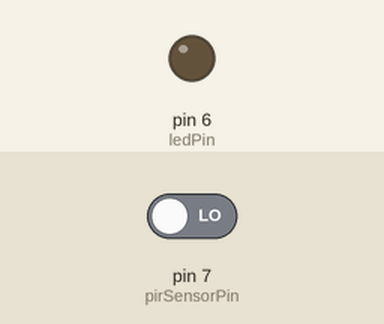
This sketch was run on a simulated Arduino Uno, built with avr-gcc and run on an emulated ATmega328P. Shown: output pins drawn as LEDs (lit = HIGH). The test bench sets the inputs (shaded band); at power-on: pin 7 (pirSensorPin) LOW.

Above: at 1.2 s.
1.3 s: pin 7 (pirSensorPin) driven HIGH
At 1.7 s:
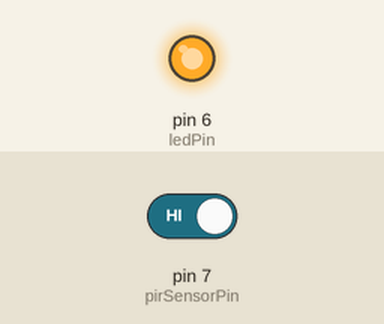
2.8 s: pin 7 (pirSensorPin) driven LOW
At 4.1 s:
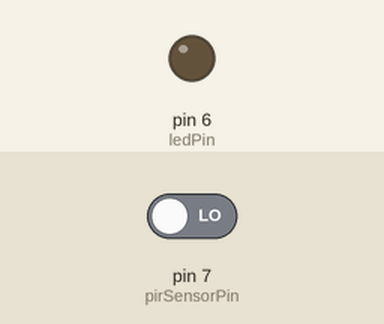
Timing chart, 0 to 5.8 s (numbered marks = the images above; inputs shaded):
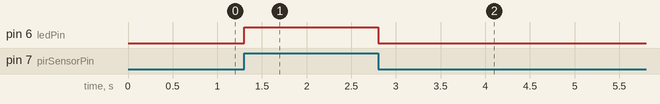

Measured:
- after the input at 1.3 s, pin 6 (ledPin): LOW → HIGH at once
- after the input at 2.8 s, pin 6 (ledPin): HIGH → LOW at once

The sketch:

presenceSensor.ino
```cpp
// Presence sensor constants.
const int ledPin = 6 ;
const int pirSensorPin = 7 ;

/* The PIR sensor can be read in a digital way, it gives a HIGH read when it detects presence
 *  It can be adjusted in sensitivity and delay with the two potentiometers included in the board
 */

void presenceSensorSetup(){
  pinMode( ledPin , OUTPUT) ;
  pinMode (pirSensorPin , INPUT);
}

boolean presenceDetected(int pin){
  if (digitalRead( pin))
          return true;
      else
          return false;
}

void setup()
   {
      presenceSensorSetup();
   }

void loop()
   {
      if (presenceDetected( pirSensorPin))
          digitalWrite( ledPin , HIGH);
      else
          digitalWrite( ledPin , LOW);
   }
```
